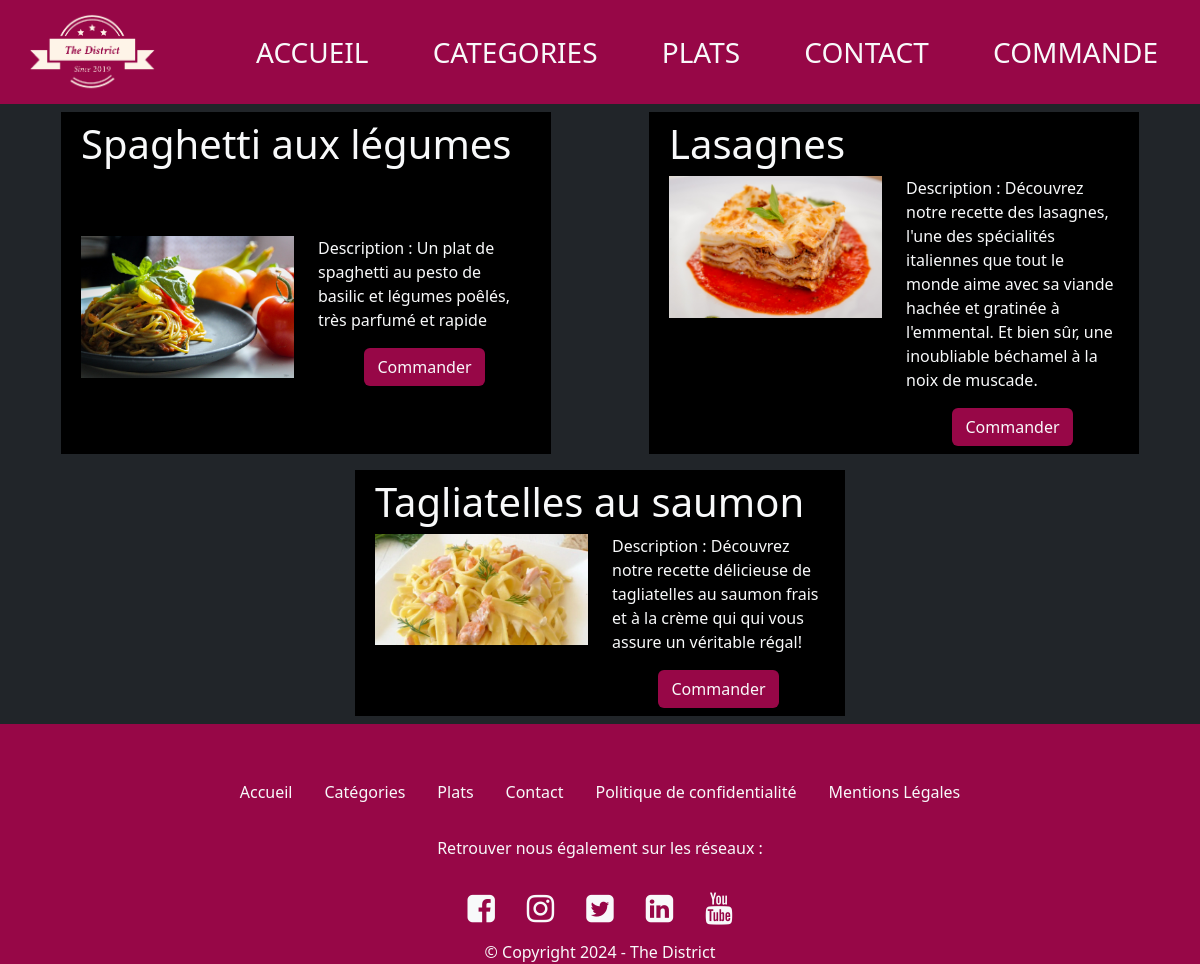
The page /FRONT/plat.php?id_categorie=10 on the database its author committed.
### tables this page shows
CREATE TABLE `plat` (
  `id` int(11) NOT NULL,
  `libelle` varchar(100) NOT NULL,
  `description` text NOT NULL,
  `prix` decimal(10,2) NOT NULL,
  `image` varchar(255) NOT NULL,
  `id_categorie` int(11) NOT NULL,
  `active` varchar(10) NOT NULL
);

### FRONT/plat.php (the view)
<?php include 'header.php';?>
<?php include 'db_connect.php';
$requete = $db->prepare("SELECT * FROM plat WHERE id_categorie=? ");
$requete->execute(array($_GET["id_categorie"]));
$id = $requete->fetchAll(PDO::FETCH_OBJ);
?>
<div class="text-light container-fluid">
    <div class="col-12 mx-auto row">
        <?php foreach ($id as $plats): ?>
            <div class="col-5 row m-2 p-2 bg-black mx-auto">
                <h1><?= $plats->libelle ?></h1>
                <div class="col-6">
                    <img class="w-100" src="images\food\<?= $plats->image ?>" alt="">
                </div>
                <div class="col-6">
                    <p>Description : <?= $plats->description ?></p>
                    <div class="text-center">
                        <a href="commande.php?plat=<?= $plats->id ?>" style="background-color: #970747;" class="btn color_district text-light">Commander</a>
                    </div>
                </div>
            </div>
        <?php endforeach; ?>
    </div>
</div>
<?php include 'footer.php';?>

### FRONT/css/style.css (style rules this page uses)
body { margin: 0 auto; display: block; width: 100%; overflow-x: hidden; }
.color_district { background-color: #970747; }

### rows shown on the page
plat: libelle "Spaghetti aux légumes", image (picture), description "Un plat de spaghetti au pesto de basilic et légumes poêlés, très parfumé et rapide"
plat: libelle "Lasagnes", shows a picture, description "Découvrez notre recette des lasagnes, l'une des spécialités italiennes que tout le monde aime avec sa viande hachée et gratinée à l'emmental. Et bien sûr, une inoubliable béchamel à la noix de muscade."
plat: libelle "Tagliatelles au saumon", shows a picture, description "Découvrez notre recette délicieuse de tagliatelles au saumon frais et à la crème qui qui vous assure un véritable régal!"
